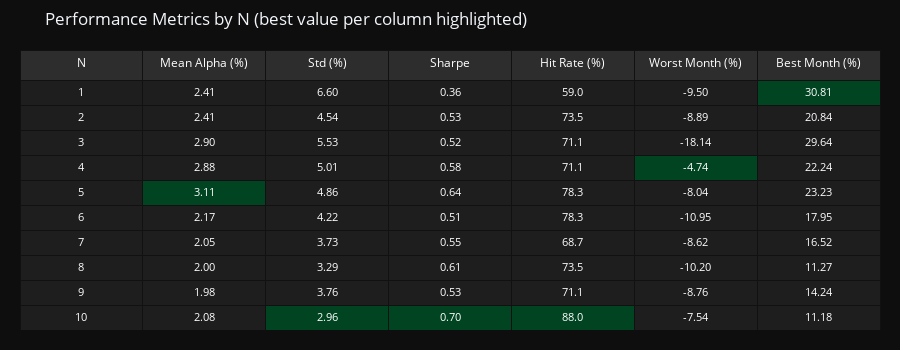

Notebook source saved alongside this figure:
### Markdown cell above
## 2. Descriptive Statistics by N

Overview of performance metrics for each N value.

### Code cell
# Calculate metrics for each N
metrics_data = {
    'N': list(range(1, 11)),
    'Mean Alpha (%)': [np.mean(alphas[n]) * 100 for n in range(1, 11)],
    'Std (%)': [np.std(alphas[n]) * 100 for n in range(1, 11)],
    'Sharpe': [np.mean(alphas[n]) / np.std(alphas[n]) for n in range(1, 11)],
    'Hit Rate (%)': [np.mean(alphas[n] > 0) * 100 for n in range(1, 11)],
    'Worst Month (%)': [np.min(alphas[n]) * 100 for n in range(1, 11)],
    'Best Month (%)': [np.max(alphas[n]) * 100 for n in range(1, 11)],
}

metrics_df = pd.DataFrame(metrics_data)

# Create cell colors - highlight BEST value in each column
def get_best_cell_colors(df, col_name):
    """Return color array highlighting the best cell in a column."""
    colors = ['#1e1e1e'] * len(df)
    if col_name == 'N':
        return colors  # No highlighting for N column
    elif col_name == 'Std (%)':
        # Lower is better for std
        best_idx = df[col_name].idxmin()
    elif col_name == 'Worst Month (%)':
        # Higher (less negative) is better for worst month
        best_idx = df[col_name].idxmax()
    else:
        # Higher is better for Mean Alpha, Sharpe, Hit Rate, Best Month
        best_idx = df[col_name].idxmax()
    colors[best_idx] = '#004422'
    return colors

cell_colors = [get_best_cell_colors(metrics_df, col) for col in metrics_df.columns]

fig = go.Figure(data=[go.Table(
    header=dict(
        values=list(metrics_df.columns),
        fill_color='#2d2d2d',
        font=dict(color='white', size=12),
        align='center',
        height=30
    ),
    cells=dict(
        values=[metrics_df[col] for col in metrics_df.columns],
        fill_color=cell_colors,
        font=dict(color='white', size=11),
        align='center',
        format=[None, '.2f', '.2f', '.2f', '.1f', '.2f', '.2f'],
        height=25
    )
)])

fig.update_layout(
    title='Performance Metrics by N (best value per column highlighted)',
    paper_bgcolor='#0e0e0e',
    margin=dict(l=20, r=20, t=50, b=20),
    height=350
)
fig.show()

# Find which N has the highest mean alpha
best_n = metrics_df.loc[metrics_df['Mean Alpha (%)'].idxmax(), 'N']
best_alpha = metrics_df['Mean Alpha (%)'].max()
print(f"\nNote: N={best_n} has the highest Mean Alpha at {best_alpha:.2f}%/month")

### Figure 1 — Plotly figure (JSON) as saved in the notebook; plotly's stock layout.template omitted (floating-point values rounded to 4 significant figures)
{"data": [{"cells": {"align": "center", "fill": {"color": [["#1e1e1e", "#1e1e1e", "#1e1e1e", "#1e1e1e", "#1e1e1e", "#1e1e1e", "#1e1e1e", "#1e1e1e", "#1e1e1e", "#1e1e1e"], ["#1e1e1e", "#1e1e1e", "#1e1e1e", "#1e1e1e", "#004422", "#1e1e1e", "#1e1e1e", "#1e1e1e", "#1e1e1e", "#1e1e1e"], ["#1e1e1e", "#1e1e1e", "#1e1e1e", "#1e1e1e", "#1e1e1e", "#1e1e1e", "#1e1e1e", "#1e1e1e", "#1e1e1e", "#004422"], ["#1e1e1e", "#1e1e1e", "#1e1e1e", "#1e1e1e", "#1e1e1e", "#1e1e1e", "#1e1e1e", "#1e1e1e", "#1e1e1e", "#004422"], ["#1e1e1e", "#1e1e1e", "#1e1e1e", "#1e1e1e", "#1e1e1e", "#1e1e1e", "#1e1e1e", "#1e1e1e", "#1e1e1e", "#004422"], ["#1e1e1e", "#1e1e1e", "#1e1e1e", "#004422", "#1e1e1e", "#1e1e1e", "#1e1e1e", "#1e1e1e", "#1e1e1e", "#1e1e1e"], ["#004422", "#1e1e1e", "#1e1e1e", "#1e1e1e", "#1e1e1e", "#1e1e1e", "#1e1e1e", "#1e1e1e", "#1e1e1e", "#1e1e1e"]]}, "font": {"color": "white", "size": 11}, "format": [null, ".2f", ".2f", ".2f", ".1f", ".2f", ".2f"], "height": 25, "values": [[1, 2, 3, 4, 5, 6, 7, 8, 9, 10], [2.407, 2.406, 2.9, 2.881, 3.106, 2.167, 2.047, 2.005, 1.982, 2.078], [6.599, 4.537, 5.53, 5.009, 4.862, 4.225, 3.728, 3.289, 3.757, 2.957], [0.3647, 0.5304, 0.5244, 0.5751, 0.6389, 0.5129, 0.5491, 0.6095, 0.5275, 0.7027], [59.04, 73.49, 71.08, 71.08, 78.31, 78.31, 68.67, 73.49, 71.08, 87.95], [-9.501, -8.893, -18.14, -4.742, -8.037, -10.95, -8.624, -10.2, -8.765, -7.54], [30.81, 20.84, 29.64, 22.24, 23.23, 17.95, 16.52, 11.27, 14.24, 11.18]]}, "header": {"align": "center", "fill": {"color": "#2d2d2d"}, "font": {"color": "white", "size": 12}, "height": 30, "values": ["N", "Mean Alpha (%)", "Std (%)", "Sharpe", "Hit Rate (%)", "Worst Month (%)", "Best Month (%)"]}, "type": "table"}], "layout": {"height": 350, "margin": {"b": 20, "l": 20, "r": 20, "t": 50}, "paper_bgcolor": "#0e0e0e", "title": {"text": "Performance Metrics by N (best value per column highlighted)"}}}
